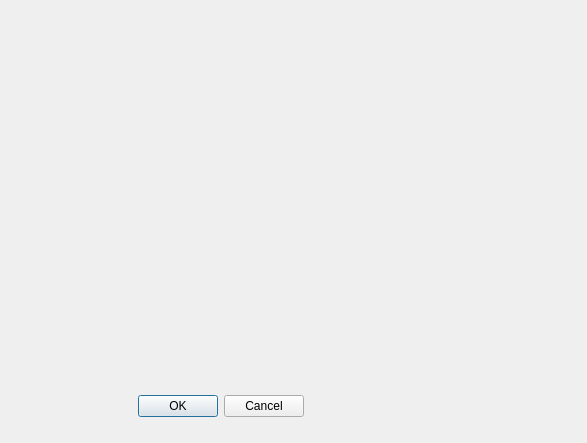
<?xml version="1.0" encoding="UTF-8"?>
<ui version="4.0">
 <class>CharacterEditor</class>
 <widget class="QDialog" name="CharacterEditor">
  <property name="geometry">
   <rect>
    <x>0</x>
    <y>0</y>
    <width>587</width>
    <height>443</height>
   </rect>
  </property>
  <property name="windowTitle">
   <string>Dialog</string>
  </property>
  <widget class="QDialogButtonBox" name="buttonBox">
   <property name="geometry">
    <rect>
     <x>50</x>
     <y>390</y>
     <width>341</width>
     <height>32</height>
    </rect>
   </property>
   <property name="orientation">
    <enum>Qt::Horizontal</enum>
   </property>
   <property name="standardButtons">
    <set>QDialogButtonBox::Cancel|QDialogButtonBox::Ok</set>
   </property>
   <property name="centerButtons">
    <bool>true</bool>
   </property>
  </widget>
 </widget>
 <resources/>
 <connections>
  <connection>
   <sender>buttonBox</sender>
   <signal>accepted()</signal>
   <receiver>CharacterEditor</receiver>
   <slot>accept()</slot>
   <hints>
    <hint type="sourcelabel">
     <x>248</x>
     <y>254</y>
    </hint>
    <hint type="destinationlabel">
     <x>157</x>
     <y>274</y>
    </hint>
   </hints>
  </connection>
  <connection>
   <sender>buttonBox</sender>
   <signal>rejected()</signal>
   <receiver>CharacterEditor</receiver>
   <slot>reject()</slot>
   <hints>
    <hint type="sourcelabel">
     <x>316</x>
     <y>260</y>
    </hint>
    <hint type="destinationlabel">
     <x>286</x>
     <y>274</y>
    </hint>
   </hints>
  </connection>
 </connections>
</ui>
